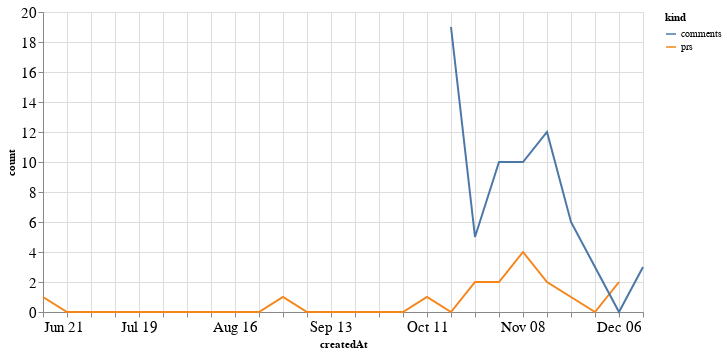

The cell this chart's notebook holds for it:
### Code cell
alt.Chart(total_time, width=600).mark_line().encode(
    x='createdAt',
    y='count',
    color='kind'
)

### Figure 1 — Vega-Lite specification as saved in the notebook (floating-point values rounded to 4 significant figures)
{"config": {"axisLeft": {"labelFontSize": 15}, "axisBottom": {"labelFontSize": 15}}, "data": {"name": "data-70e7f4c6387d1b5af8240ea778e8e645"}, "mark": "line", "encoding": {"color": {"type": "nominal", "field": "kind"}, "x": {"type": "temporal", "field": "createdAt"}, "y": {"type": "quantitative", "field": "count"}}, "width": 600, "$schema": "https://vega.github.io/schema/vega-lite/v4.8.1.json", "datasets": {"data-70e7f4c6387d1b5af8240ea778e8e645": [{"createdAt": "2020-06-21T00:00:00", "kind": "prs", "count": 1.0}, {"createdAt": "2020-06-28T00:00:00", "kind": "prs", "count": 0.0}, {"createdAt": "2020-07-05T00:00:00", "kind": "prs", "count": 0.0}, {"createdAt": "2020-07-12T00:00:00", "kind": "prs", "count": 0.0}, {"createdAt": "2020-07-19T00:00:00", "kind": "prs", "count": 0.0}, {"createdAt": "2020-07-26T00:00:00", "kind": "prs", "count": 0.0}, {"createdAt": "2020-08-02T00:00:00", "kind": "prs", "count": 0.0}, {"createdAt": "2020-08-09T00:00:00", "kind": "prs", "count": 0.0}, {"createdAt": "2020-08-16T00:00:00", "kind": "prs", "count": 0.0}, {"createdAt": "2020-08-23T00:00:00", "kind": "prs", "count": 0.0}, {"createdAt": "2020-08-30T00:00:00", "kind": "prs", "count": 1.0}, {"createdAt": "2020-09-06T00:00:00", "kind": "prs", "count": 0.0}, {"createdAt": "2020-09-13T00:00:00", "kind": "prs", "count": 0.0}, {"createdAt": "2020-09-20T00:00:00", "kind": "prs", "count": 0.0}, {"createdAt": "2020-09-27T00:00:00", "kind": "prs", "count": 0.0}, {"createdAt": "2020-10-04T00:00:00", "kind": "prs", "count": 0.0}, {"createdAt": "2020-10-11T00:00:00", "kind": "prs", "count": 1.0}, {"createdAt": "2020-10-18T00:00:00", "kind": "prs", "count": 0.0}, {"createdAt": "2020-10-25T00:00:00", "kind": "prs", "count": 2.0}, {"createdAt": "2020-11-01T00:00:00", "kind": "prs", "count": 2.0}, {"createdAt": "2020-11-08T00:00:00", "kind": "prs", "count": 4.0}, {"createdAt": "2020-11-15T00:00:00", "kind": "prs", "count": 2.0}, {"createdAt": "2020-11-22T00:00:00", "kind": "prs", "count": 1.0}, {"createdAt": "2020-11-29T00:00:00", "kind": "prs", "count": 0.0}, {"createdAt": "2020-12-06T00:00:00", "kind": "prs", "count": 2.0}, {"createdAt": "2020-12-13T00:00:00", "kind": "prs", "count": null}, {"createdAt": "2020-06-21T00:00:00", "kind": "comments", "count": null}, {"createdAt": "2020-06-28T00:00:00", "kind": "comments", "count": null}, {"createdAt": "2020-07-05T00:00:00", "kind": "comments", "count": null}, {"createdAt": "2020-07-12T00:00:00", "kind": "comments", "count": null}, {"createdAt": "2020-07-19T00:00:00", "kind": "comments", "count": null}, {"createdAt": "2020-07-26T00:00:00", "kind": "comments", "count": null}, {"createdAt": "2020-08-02T00:00:00", "kind": "comments", "count": null}, {"createdAt": "2020-08-09T00:00:00", "kind": "comments", "count": null}, {"createdAt": "2020-08-16T00:00:00", "kind": "comments", "count": null}, {"createdAt": "2020-08-23T00:00:00", "kind": "comments", "count": null}, {"createdAt": "2020-08-30T00:00:00", "kind": "comments", "count": null}, {"createdAt": "2020-09-06T00:00:00", "kind": "comments", "count": null}, {"createdAt": "2020-09-13T00:00:00", "kind": "comments", "count": null}, {"createdAt": "2020-09-20T00:00:00", "kind": "comments", "count": null}, {"createdAt": "2020-09-27T00:00:00", "kind": "comments", "count": null}, {"createdAt": "2020-10-04T00:00:00", "kind": "comments", "count": null}, {"createdAt": "2020-10-11T00:00:00", "kind": "comments", "count": null}, {"createdAt": "2020-10-18T00:00:00", "kind": "comments", "count": 19.0}, {"createdAt": "2020-10-25T00:00:00", "kind": "comments", "count": 5.0}, {"createdAt": "2020-11-01T00:00:00", "kind": "comments", "count": 10.0}, {"createdAt": "2020-11-08T00:00:00", "kind": "comments", "count": 10.0}, {"createdAt": "2020-11-15T00:00:00", "kind": "comments", "count": 12.0}, {"createdAt": "2020-11-22T00:00:00", "kind": "comments", "count": 6.0}, {"createdAt": "2020-11-29T00:00:00", "kind": "comments", "count": 3.0}, {"createdAt": "2020-12-06T00:00:00", "kind": "comments", "count": 0.0}, {"createdAt": "2020-12-13T00:00:00", "kind": "comments", "count": 3.0}]}}
